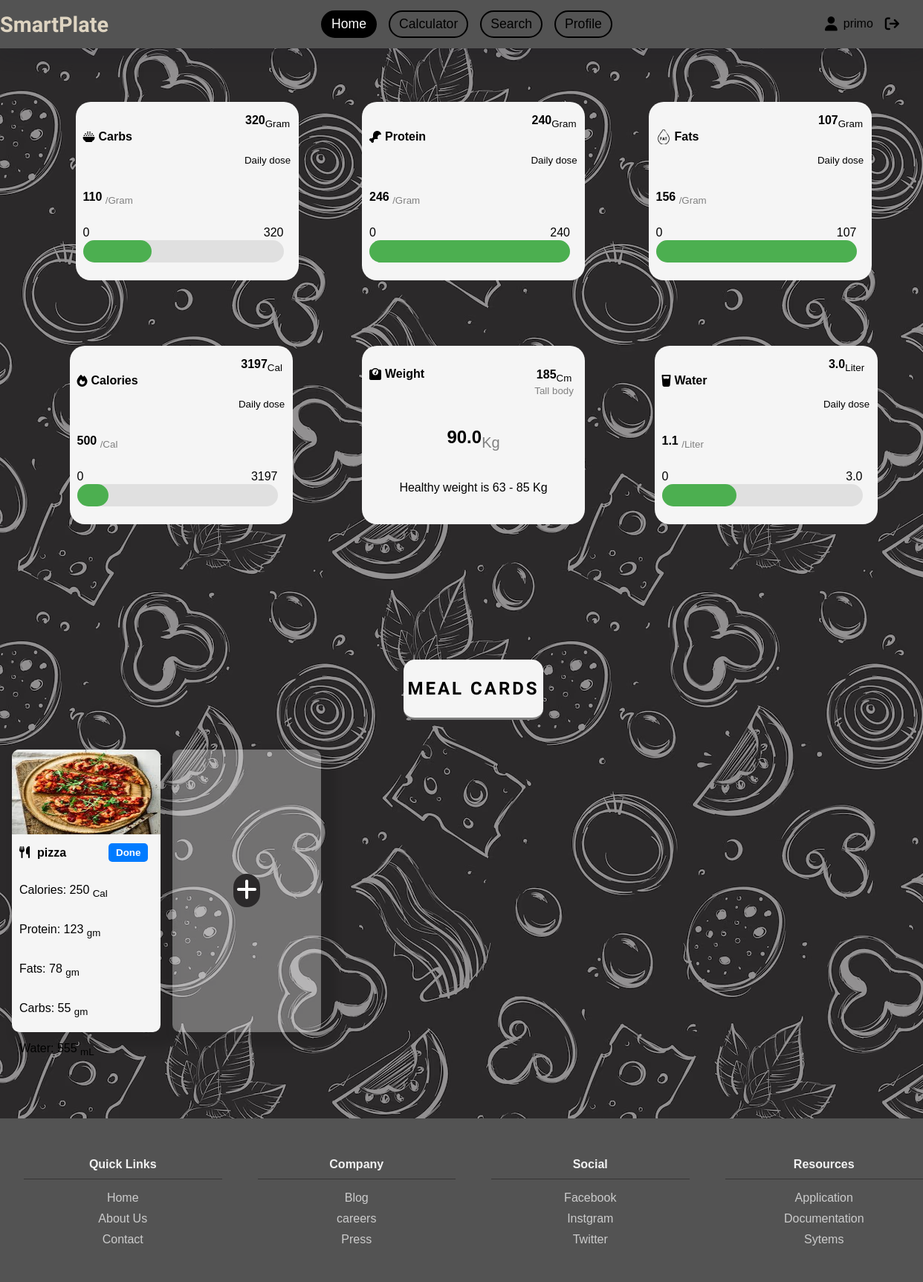
Screenshot of /user/Home/ (signed in) with the database file from the repository.
### Users/models.py (models this page shows, shortened)
class User(models.Model):
    username = models.CharField(max_length=100)
    age = models.IntegerField(default=0)
    height = models.FloatField(default=0.0)  #in cm
    weight = models.FloatField(default=0.0) # in Kg
    email = models.CharField(max_length=255, unique=True)
    password = models.CharField(max_length=255)

class UserNutrition(models.Model):
    user = models.OneToOneField(User, on_delete=models.CASCADE, related_name='nutrition_profile')
    gender = models.CharField(max_length=10 , null=True)
    total_protein = models.FloatField(default=0)
    total_carbs = models.FloatField(default=0)
    total_fat = models.FloatField(default=0)
    total_calories = models.FloatField(default=0)
    total_water = models.FloatField(default=0)
    goal_protein = models.FloatField(default=0)
    goal_carbs = models.FloatField(default=0)
    goal_fat = models.FloatField(default=0)
    goal_calories = models.FloatField(default=0)
    goal_water = models.FloatField(default=0)

class CustomMeal(models.Model):
    user = models.ForeignKey(User, on_delete=models.CASCADE, related_name='custom_meals')
    name = models.CharField(max_length=150)
    calories = models.FloatField()
    protein = models.FloatField()
    fats = models.FloatField()
    carbs = models.FloatField()
    water = models.FloatField()
    image = models.ImageField(upload_to='custom_meal_pics/', blank=True, null=True)

### Users/views.py (the view)
# urls.py: 2. Add a URL to urlpatterns:  path('', Home.as_view(), name='home')
def Home(request):
    user_id = request.session.get('user_id')
    if not user_id:
        return redirect('login')
    eaten_today_ids = []
    show_modal = False
    nutrition_data = None
    healthy_weight_range = ""
    custom_meals = []  # Initialize as an empty list
    try:
        user = User.objects.get(id=user_id)
        nutrition_data = UserNutrition.objects.get(user=user)
        custom_meals = CustomMeal.objects.filter(user=user)
        today = timezone.now().date()
        eaten_today_ids = EatenMeal.objects.filter(
            user=user, date_eaten=today
        ).values_list('meal_id', flat=True)
        if user.age == 0 or user.weight == 0 or user.height == 0:
            show_modal = True
        else:
            height_in_meters = user.height / 100
            lower_bmi = 18.5
            upper_bmi = 24.9
            lower_bound = lower_bmi * math.pow(height_in_meters, 2)
            upper_bound = upper_bmi * math.pow(height_in_meters, 2)
            healthy_weight_range = f"{lower_bound:.0f} - {upper_bound:.0f} Kg"
    except (User.DoesNotExist, UserNutrition.DoesNotExist):
        return redirect('login')
    template = loader.get_template('userHome.html')
    context = {
        'show_modal': show_modal,
        'nutrition_data': nutrition_data,
        'healthy_weight_range': healthy_weight_range,
        'custom_meals': custom_meals,  # Pass the meals to the template
        'eaten_today_ids': list(eaten_today_ids),
    }
    return HttpResponse(template.render(context, request))

### Users/Templates/userHome.html (shortened to what this page needs)
{% load static %}
<!DOCTYPE html>
<html lang="en">
<head>
    <link rel="stylesheet" href="{% static 'CSS/userhome.css' %}">
</head>
<body>
   <div id="container">
        <nav id="navbar">
            <div id="Logo">
                <h1>SmartPlate</h1>
            </div>
            <div id="list">
                <ul>
                    <li><a id="home" href="{% url 'home' %}">Home</a></li>
                    <li><a id="Calculator" href="{% url 'calculator' %}">Calculator</a></li>
                    <li><a id="search" href="{% url 'search' %}">Search</a></li>
                    <li><a id="profilenav" href="{% url 'profile' %}">Profile</a></li>
                </ul>
            </div>
            <div id="user_logout">
                <div id="profile">
                    <i class="fa-solid fa-user"></i>
                    <p>{{ request.session.user_name }}</p>
                </div>
                <div id="Logout">
                    <a href="{% url 'logout' %}"><i class="fa-solid fa-arrow-right-from-bracket"></i></a>
                </div>
            </div>
        </nav>
        {% if nutrition_data %}
    <section id="content">
    <div id="carb_pro_fat">
        <div id="carbs">
            <div id="log_totalcal">
                <div id="logo_cal"><i class="fa-solid fa-bowl-rice"></i><p id="cal_title"><b>Carbs</b></p></div>
                <div id="total_cal"><p><b>{{ nutrition_data.goal_carbs|floatformat:0 }}</b><sub>Gram</sub></p><p><small>Daily dose</small></p></div>
            </div>
            <div id="progress">
                <div id="current_cal_container"><p id="carbs-current-total"><b>{{ nutrition_data.total_carbs|floatformat:0 }}</b> <sub>/Gram</sub></p></div>
                <div class="progress-container">
                    <div id="boundry"><p id="strt">0</p><p id="end">{{ nutrition_data.goal_carbs|floatformat:0 }}</p></div>
                    <div class="progress-bar-fill" id="carbs-progress-fill"></div>
                </div>
            </div>
        </div>
        <div id="protein">
            <div id="log_totalcal">
                <div id="logo_cal"><i class="fa-solid fa-drumstick-bite"></i><p id="cal_title"><b>Protein</b></p></div>
                <div id="total_cal"><p><b>{{ nutrition_data.goal_protein|floatformat:0 }}</b><sub>Gram</sub></p><p><small>Daily dose</small></p></div>
            </div>
            <div id="progress">
                <div id="current_cal_container"><p id="protein-current-total"><b>{{ nutrition_data.total_protein|floatformat:0 }}</b> <sub>/Gram</sub></p></div>
                <div class="progress-container">
                    <div id="boundry"><p id="strt">0</p><p id="end">{{ nutrition_data.goal_protein|floatformat:0 }}</p></div>
                    <div class="progress-bar-fill" id="protein-progress-fill"></div>
                </div>
            </div>
        </div>
        <div id="fats">
            <div id="log_totalcal">
                <div id="logo_cal"><img style="width: 20px; height: 20px;" src="{% static 'images/download-removebg-preview.png' %}" alt=""><p id="cal_title"><b>Fats</b></p></div>
                <div id="total_cal"><p><b>{{ nutrition_data.goal_fat|floatformat:0 }}</b><sub>Gram</sub></p><p><small>Daily dose</small></p></div>
            </div>
            <div id="progress">
                <div id="current_cal_container"><p id="fat-current-total"><b>{{ nutrition_data.total_fat|floatformat:0 }}</b> <sub>/Gram</sub></p></div>
                <div class="progress-container">
                    <div id="boundry"><p id="strt">0</p><p id="end">{{ nutrition_data.goal_fat|floatformat:0 }}</p></div>
                    <div class="progress-bar-fill" id="fat-progress-fill"></div>
                </div>
            </div>
        </div>
    </div>
</section>
<section id="weight_water">
    <div id="Calories">
        <div id="log_totalcal">
            <div id="logo_cal"><i id="logo" class="fa-solid fa-fire"></i><p id="cal_title"><b>Calories</b></p></div>
            <div id="total_cal"><p><b>{{ nutrition_data.goal_calories|floatformat:0 }}</b><sub>Cal</sub></p><p><small>Daily dose</small></p></div>
        </div>
        <div id="progress">
            <div id="current_cal_container"><p id="calories-current-total"><b>{{ nutrition_data.total_calories|floatformat:0 }}</b> <sub>/Cal</sub></p></div>
            <div class="progress-container">
                <div id="boundry"><p id="strt">0</p><p id="end">{{ nutrition_data.goal_calories|floatformat:0 }}</p></div>
                <div class="progress-bar-fill" id="calories-progress-fill"></div>
            </div>
        </div>
    </div>
    <div id="weight">
            <div id="log_totalcal">
                <div id="logo_cal">
                    <i class="fa-solid fa-weight-scale"></i>
                    <p id="cal_title"><b>Weight</b></p>
                </div>
                <div id="total_cal">
                    <p style="margin-bottom: 0;margin-top: 20px; padding-top: 10px;"><b>{{ nutrition_data.user.height|floatformat:0 }}</b><sub>Cm</sub></p>
                    <p style="margin-top: 0;color: gray;"><small>Tall body</small></p>
                </div>
            </div>
            <div id="current_weight">
                <p style="font-size: x-large;" id="Num_weight"><b>{{ nutrition_data.user.weight|floatformat:1 }}</b><sub style="color: grey;">Kg</sub></p>
                <p id="Healthy">Healthy weight is {{ healthy_weight_range }}</p>
            </div>
        </div>
    <div id="water">
        <div id="log_totalcal">
            <div id="logo_cal"><i class="fa-solid fa-glass-water"></i><p id="cal_title"><b>Water</b></p></div>
            <div id="total_cal"><p><b>{{ nutrition_data.goal_water|floatformat:1 }}</b><sub>Liter</sub></p><p><small>Daily dose</small></p></div>
        </div>
        <div id="progress">
            <div id="current_cal_container"><p id="water-current-total"><b>{{ nutrition_data.total_water|floatformat:1 }}</b> <sub>/Liter</sub></p></div>
            <div class="progress-container">
                <div id="boundry"><p id="strt">0</p><p id="end">{{ nutrition_data.goal_water|floatformat:1 }}</p></div>
                <div class="progress-bar-fill" id="water-progress-fill"></div>
            </div>
        </div>
    </div>
</section>
    {% else %}
    <div style="text-align: center; padding: 50px;">
        <h2>Welcome, {{ request.session.user_name }}!</h2>
        <p>Please complete your profile from the popup to view your personalized nutrition dashboard.</p>
    </div>
{% endif %}
        <section id="mealcontainer">
            <div id="meal_title">
                <h1>MEAL CARDS</h1>
            </div>
            <div id="Meal_cards">
                {% for meal in custom_meals %}
                <div class="card meal-card {% if meal.id in eaten_today_ids %}eaten{% endif %}"
                     data-meal-id="{{ meal.id }}"
                     data-calories="{{ meal.calories }}"
                     data-protein="{{ meal.protein }}"
                     data-carbs="{{ meal.carbs }}"
                     data-fats="{{ meal.fats }}"
                     data-water="{{ meal.water }}">
                    <div class="meal_img">
                        {% if meal.image %}
                            <img src="{{ meal.image.url }}" alt="{{ meal.name }}">
                        {% else %}
                            <img src="{% static 'images/default-meal.png' %}" alt="Default meal image">
                        {% endif %}
                    </div>
                    <div class="meal_details">
                        <div class="name_done">
                            <p class="meal_name"><i class="fa-solid fa-utensils"></i><b>{{ meal.name }}</b></p>
                            <div class="is_eaten_container">
                                <button class="done-btn" {% if meal.id in eaten_today_ids %}disabled{% endif %}>{% if meal.id in eaten_today_ids %}Logged{% else %}Done{% endif %}</button>
                            </div>
                        </div>
                        <div class="meal_cal">
                            <p>Calories: {{ meal.calories|floatformat:0 }} <sub>Cal</sub></p>
                        </div>
                        <div class="meal_pro">
                            <p>Protein: {{ meal.protein|floatformat:0 }} <sub>gm</sub></p>
                        </div>
                        <div class="meal_fat">
                            <p>Fats: {{ meal.fats|floatformat:0 }} <sub>gm</sub></p>
                        </div>
                        <div class="meal_car">
                            <p>Carbs: {{ meal.carbs|floatformat:0 }} <sub>gm</sub></p>
                        </div>
                        <div class="meal_water">
                            <p>Water: {{ meal.water|floatformat:0 }} <sub>mL</sub></p>
                        </div>
                    </div>
                </div>
                {% endfor %}
                <div id="add_meal" class="card">
                    <a id="plus" href="{% url 'add_meal' %}"><i class="fa-solid fa-plus"></i></a>
                </div>
            </div>
        </section>
        <footer id="footInfo">
            <div id="links" class="footer_divs">
                <h4>Quick Links</h4>
                <ul class="foot_list">
                    <li><a href="#">Home</a></li>
                    <li><a href="#">About Us</a></li>
                    <li><a href="#">Contact</a></li>
                </ul>
            </div>
            <div id="company" class="footer_divs">
                <h4>Company</h4>
                <ul class="foot_list">
                    <li><a href="#">Blog</a></li>
                    <li><a href="#">careers</a></li>
                    <li><a href="#">Press</a></li>
                </ul>
            </div>
            <div id="product" class="footer_divs">
                <h4>Social</h4>
                <ul class="foot_list">
                    <li><a href="#">Facebook</a></li>
                    <li><a href="#">Instgram</a></li>
                    <li><a href="#">Twitter</a></li>
                </ul>
            </div>
            <div id="resources" class="footer_divs">
                <h4>Resources</h4>
                <ul class="foot_list">
                    <li><a href="#">Application</a></li>
                    <li><a href="#">Documentation</a></li>
                    <li><a href="#">Sytems</a></li>
                </ul>
            </div>
        </footer>
    </div>
</body>
</html>

### rows the page displays
User: session.user_name "primo"
UserNutrition: goal_carbs "320", goal_protein "240", goal_fat "107", goal_calories "3197", user.height "185", user.weight "90.0", goal_water "3.0"
CustomMeal: image (picture), name "pizza", shows "Done", calories "250", protein "123", fats "78", carbs "55", water "555"

### other values shown
{{ healthy_weight_range }} "63 - 85 Kg"
